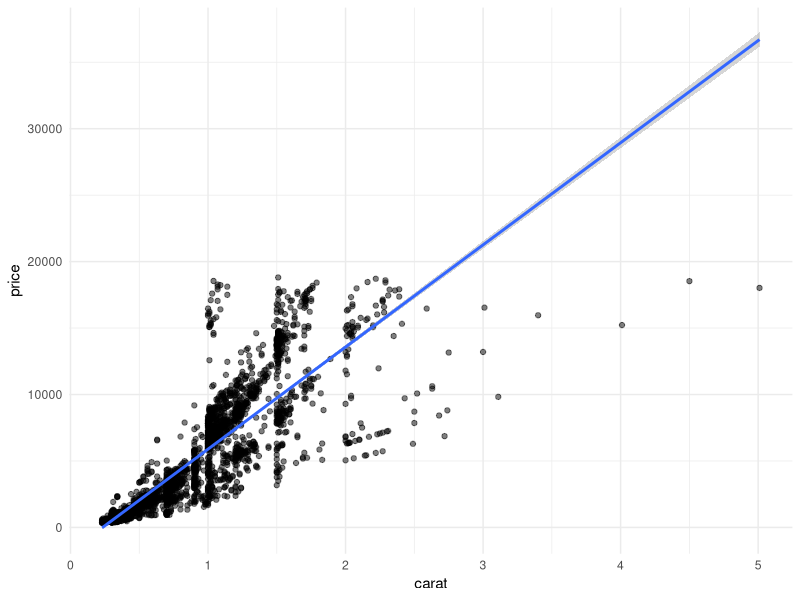
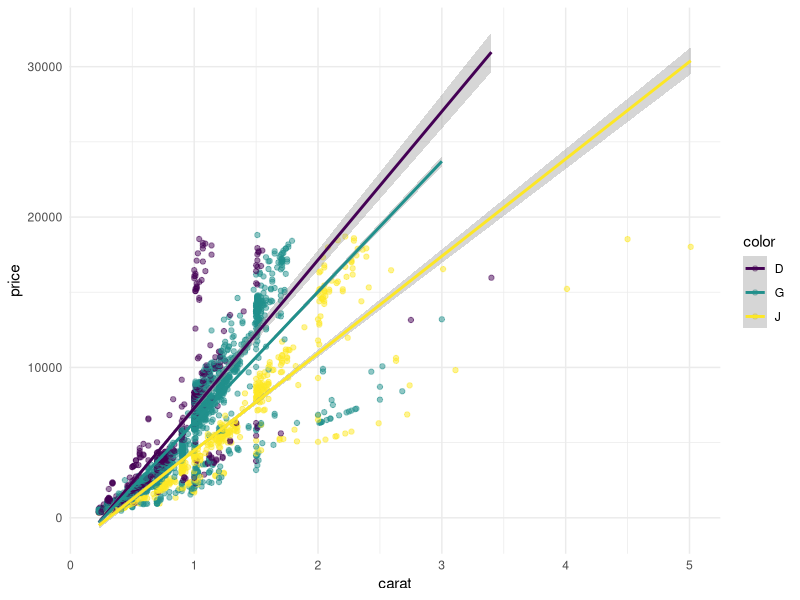
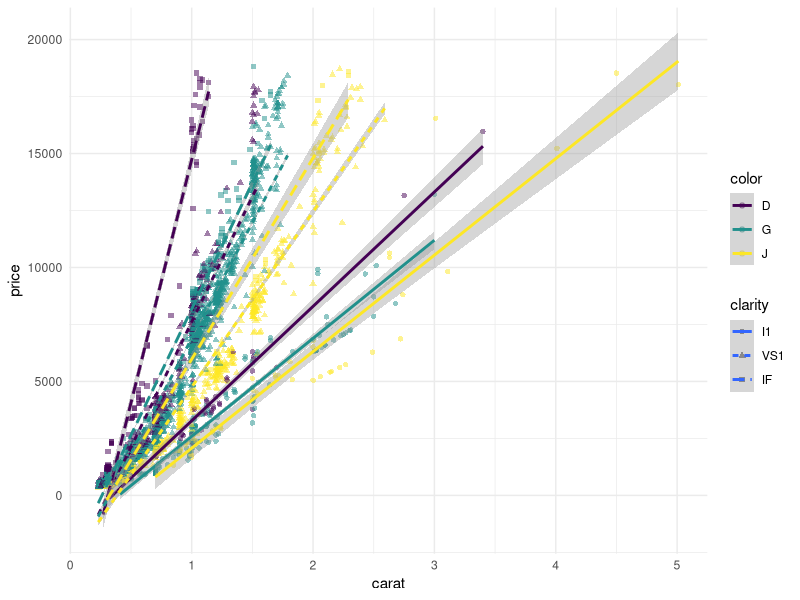

These charts were generated, in order, by the following R code:
## ---- chunk 1
knitr::opts_chunk$set(echo = TRUE, comment = NA, fig.align = "center", out.width = "50%", warning = FALSE, message = FALSE)

library(tidyverse)
library(knitr)

theme_set(theme_minimal())

ggplot2::diamonds
## ---- chunk 2
filtered_diamonds <- diamonds %>%
  filter(color %in% c("D", "G", "J")) %>%
  filter(clarity %in% c("I1", "VS1", "IF"))

knitr::kable(filtered_diamonds %>%
               count(color, clarity) %>%
               arrange(desc(n))
             )
## ---- chunk 3
ggplot(filtered_diamonds, aes(x = carat, y = price)) +
  geom_point(alpha = 0.5) +
  geom_smooth(method = "lm")
## ---- chunk 4
ggplot(filtered_diamonds, aes(x = carat, y = price, color = color)) +
  geom_point(alpha = 0.5) +
  geom_smooth(method = "lm")
## ---- chunk 5
ggplot(filtered_diamonds, aes(x = carat, y = price, color = color, shape = clarity, 
                              linetype = clarity)) +
  geom_point(alpha = 0.5) +
  geom_smooth(method = "lm")
